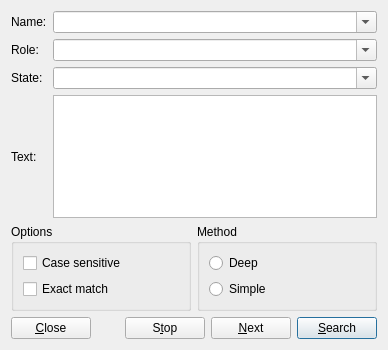
<?xml version="1.0" encoding="UTF-8"?>
<ui version="4.0">
 <class>dialog</class>
 <widget class="py_QDialog" name="dialog">
  <property name="geometry">
   <rect>
    <x>0</x>
    <y>0</y>
    <width>388</width>
    <height>350</height>
   </rect>
  </property>
  <property name="sizePolicy">
   <sizepolicy hsizetype="Expanding" vsizetype="Expanding">
    <horstretch>0</horstretch>
    <verstretch>0</verstretch>
   </sizepolicy>
  </property>
  <property name="windowTitle">
   <string>Search</string>
  </property>
  <layout class="QVBoxLayout" name="verticalLayout_3">
   <item>
    <layout class="QGridLayout" name="gridLayout">
     <item row="0" column="0">
      <widget class="QLabel" name="label_3">
       <property name="text">
        <string>Name:</string>
       </property>
      </widget>
     </item>
     <item row="0" column="1">
      <widget class="QComboBox" name="comboBoxName">
       <property name="sizePolicy">
        <sizepolicy hsizetype="Preferred" vsizetype="Fixed">
         <horstretch>0</horstretch>
         <verstretch>0</verstretch>
        </sizepolicy>
       </property>
       <property name="editable">
        <bool>true</bool>
       </property>
      </widget>
     </item>
     <item row="1" column="0">
      <widget class="QLabel" name="label_2">
       <property name="sizePolicy">
        <sizepolicy hsizetype="Fixed" vsizetype="Preferred">
         <horstretch>0</horstretch>
         <verstretch>0</verstretch>
        </sizepolicy>
       </property>
       <property name="text">
        <string>Role:</string>
       </property>
      </widget>
     </item>
     <item row="1" column="1">
      <widget class="QComboBox" name="comboBoxRole">
       <property name="sizePolicy">
        <sizepolicy hsizetype="MinimumExpanding" vsizetype="Fixed">
         <horstretch>0</horstretch>
         <verstretch>0</verstretch>
        </sizepolicy>
       </property>
       <property name="editable">
        <bool>true</bool>
       </property>
      </widget>
     </item>
     <item row="2" column="0">
      <widget class="QLabel" name="label">
       <property name="text">
        <string>State:</string>
       </property>
      </widget>
     </item>
     <item row="2" column="1">
      <widget class="QComboBox" name="comboBoxState">
       <property name="sizePolicy">
        <sizepolicy hsizetype="MinimumExpanding" vsizetype="Fixed">
         <horstretch>0</horstretch>
         <verstretch>0</verstretch>
        </sizepolicy>
       </property>
       <property name="editable">
        <bool>true</bool>
       </property>
      </widget>
     </item>
     <item row="3" column="0">
      <widget class="QLabel" name="label_4">
       <property name="text">
        <string>Text:</string>
       </property>
      </widget>
     </item>
     <item row="3" column="1">
      <widget class="QPlainTextEdit" name="plainTextEditText">
       <property name="tabChangesFocus">
        <bool>true</bool>
       </property>
      </widget>
     </item>
    </layout>
   </item>
   <item>
    <layout class="QHBoxLayout" name="horizontalLayout_3">
     <item>
      <widget class="QGroupBox" name="groupBox">
       <property name="sizePolicy">
        <sizepolicy hsizetype="Preferred" vsizetype="Preferred">
         <horstretch>0</horstretch>
         <verstretch>0</verstretch>
        </sizepolicy>
       </property>
       <property name="title">
        <string>Options</string>
       </property>
       <layout class="QVBoxLayout" name="verticalLayout">
        <item>
         <widget class="QCheckBox" name="checkBoxCaseSensitive">
          <property name="text">
           <string>Case sensitive</string>
          </property>
         </widget>
        </item>
        <item>
         <widget class="QCheckBox" name="checkBoxExactMatch">
          <property name="text">
           <string>Exact match</string>
          </property>
         </widget>
        </item>
       </layout>
      </widget>
     </item>
     <item>
      <widget class="QGroupBox" name="groupBox_2">
       <property name="sizePolicy">
        <sizepolicy hsizetype="Preferred" vsizetype="Preferred">
         <horstretch>0</horstretch>
         <verstretch>0</verstretch>
        </sizepolicy>
       </property>
       <property name="title">
        <string>Method</string>
       </property>
       <layout class="QVBoxLayout" name="verticalLayout_2">
        <item>
         <widget class="QRadioButton" name="radioButtonDeep">
          <property name="text">
           <string>Deep</string>
          </property>
         </widget>
        </item>
        <item>
         <widget class="QRadioButton" name="radioButtonSimple">
          <property name="text">
           <string>Simple</string>
          </property>
         </widget>
        </item>
       </layout>
      </widget>
     </item>
    </layout>
   </item>
   <item>
    <layout class="QHBoxLayout" name="horizontalLayout_2">
     <item>
      <widget class="QPushButton" name="buttonClose">
       <property name="text">
        <string>&amp;Close</string>
       </property>
      </widget>
     </item>
     <item>
      <spacer name="horizontalSpacer_2">
       <property name="orientation">
        <enum>Qt::Horizontal</enum>
       </property>
       <property name="sizeHint" stdset="0">
        <size>
         <width>40</width>
         <height>20</height>
        </size>
       </property>
      </spacer>
     </item>
     <item>
      <widget class="QPushButton" name="buttonStop">
       <property name="text">
        <string>S&amp;top</string>
       </property>
       <property name="icon">
        <iconset resource="../../icons/explore/icons.qrc">
         <normaloff>:/explore/icons/process-stop.png</normaloff>:/explore/icons/process-stop.png</iconset>
       </property>
      </widget>
     </item>
     <item>
      <widget class="QPushButton" name="buttonNext">
       <property name="text">
        <string>&amp;Next</string>
       </property>
       <property name="icon">
        <iconset resource="../../icons/explore/icons.qrc">
         <normaloff>:/explore/icons/edit-find.png</normaloff>:/explore/icons/edit-find.png</iconset>
       </property>
      </widget>
     </item>
     <item>
      <widget class="QPushButton" name="buttonSearch">
       <property name="text">
        <string>&amp;Search</string>
       </property>
       <property name="icon">
        <iconset resource="../../icons/explore/icons.qrc">
         <normaloff>:/explore/icons/edit-find.png</normaloff>:/explore/icons/edit-find.png</iconset>
       </property>
       <property name="default">
        <bool>true</bool>
       </property>
      </widget>
     </item>
    </layout>
   </item>
  </layout>
 </widget>
 <customwidgets>
  <customwidget>
   <class>py_QDialog</class>
   <extends>QWidget</extends>
   <header>py_qdialog.h</header>
   <container>1</container>
  </customwidget>
 </customwidgets>
 <resources>
  <include location="../../icons/explore/icons.qrc"/>
 </resources>
 <connections/>
</ui>
